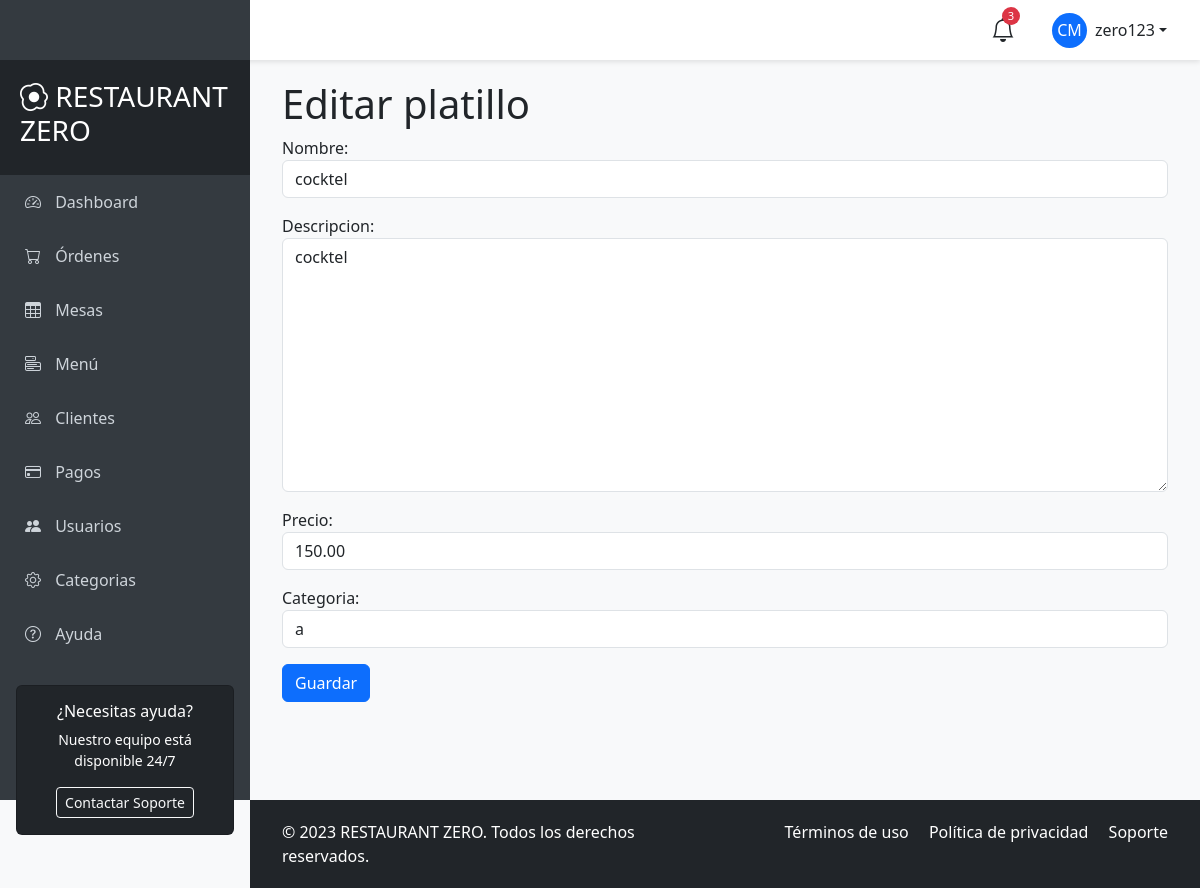
Screenshot of /platillos/platillos/2/edit/ (signed in) with the database file from the repository.
### apps/accounts/models.py (models this page shows)
class AppUser(AbstractUser):
    pass

### apps/platillos/models.py (models this page shows, shortened)
class Platillo(models.Model):
    nombre = models.CharField(max_length=200)
    descripcion = models.TextField()
    precio = models.DecimalField(max_digits=10, decimal_places=2)
    categoria = models.ForeignKey(Categoria, on_delete=models.CASCADE, related_name='platillos')

class Categoria(models.Model):
    nombre = models.CharField(max_length=100)
    def __str__(self):
        return self.nombre

### apps/platillos/views.py (the view)
# urls.py: path('platillos/<int:pk>/edit/', views.PlatilloUpdateView.as_view(), name='platillos_edit'),
class PlatilloUpdateView(LoginRequiredMixin, UpdateView):
    model = Platillo
    form_class = PlatilloForm
    template_name = 'platillos/platillos_edit_form.html'
    success_url = '/platillos/platillos/'

### apps/platillos/forms.py
class PlatilloForm(forms.ModelForm):
    class Meta:
        model = Platillo
        fields = ['nombre', 'descripcion', 'precio', 'categoria']
        widgets = {
            'nombre': forms.TextInput(attrs={'class': 'form-control', 'placeholder': 'Ingrese el nombre del platillo'}),
            'descripcion': forms.Textarea(attrs={'class': 'form-control', 'placeholder': 'Ingrese la descripción del platillo'}),
            'precio': forms.NumberInput(attrs={'class': 'form-control', 'placeholder': 'Ingrese el precio del platillo'}),
            'categoria': forms.Select(attrs={'class': 'form-control'})
        }

### templates/platillos/platillos_edit_form.html (shortened to what this page needs)
{% extends 'main/base_user.html' %}
{% block content %}
<h1>Editar platillo</h1>
<form action="{% url 'platillos:platillos_edit' form.instance.pk %}" method="post">
    {{ form.as_p }}
    <button type="submit" class="btn btn-primary">Guardar</button>
</form>
{% endblock %}

### templates/main/base_user.html (shortened to what this page needs)
<!DOCTYPE html>
<html lang="es">
<head>
    <link href="https://cdn.jsdelivr.net/npm/bootstrap@5.3.0/dist/css/bootstrap.min.css" rel="stylesheet">
    <link rel="stylesheet" href="https://cdn.jsdelivr.net/npm/bootstrap-icons@1.10.0/font/bootstrap-icons.css">
</head>
<body>
    <nav id="sidebar">
        <div class="sidebar-header">
            <h3><i class="bi bi-egg-fried"></i> RESTAURANT ZERO</h3>
        </div>
        <ul class="list-unstyled">
            <li class="active"><a href="#"><i class="bi bi-speedometer2"></i> Dashboard</a></li>
            <li><a href="{% url 'ordenes:ordenes_list' %}"><i class="bi bi-cart"></i> Órdenes</a></li>
            <li><a href="{% url 'ordenes:mesas_list' %}"><i class="bi bi-table"></i> Mesas</a></li>
            <li><a href="{% url 'platillos:platillos_list' %}"><i class="bi bi-menu-button"></i> Menú</a></li>
            <li><a href="#"><i class="bi bi-people"></i> Clientes</a></li>
            <li><a href="{% url 'ordenes:pagos_list' %}"><i class="bi bi-credit-card"></i> Pagos</a></li>
            <li><a href="{% url 'accounts:user_list' %}"><i class="bi bi-people-fill"></i> Usuarios</a> </li>
            <li><a href="{% url 'platillos:categoria_list' %}"><i class="bi bi-gear"></i> Categorias</a></li>
            <li><a href="#"><i class="bi bi-question-circle"></i> Ayuda</a></li>
        </ul>
        <div class="px-3 mt-4">
            <div class="card bg-dark text-white">
                <div class="card-body text-center">
                    <h6>¿Necesitas ayuda?</h6>
                    <p class="small">Nuestro equipo está disponible 24/7</p>
                    <button class="btn btn-sm btn-outline-light">Contactar Soporte</button>
                </div>
            </div>
        </div>
    </nav>
    <header id="header" class="d-flex align-items-center justify-content-between">
        <button type="button" id="sidebarCollapse" class="btn">
        </button>
        <div class="d-flex align-items-center">
            <div class="position-relative me-4">
                <i class="bi bi-bell fs-4"></i>
                <span class="notification-badge">3</span>
            </div>
            <div class="dropdown">
                <button class="btn dropdown-toggle d-flex align-items-center" type="button" id="userDropdown" data-bs-toggle="dropdown" aria-expanded="false">
                    <div class="rounded-circle bg-primary d-flex align-items-center justify-content-center me-2" style="width: 35px; height: 35px;">
                        <span class="text-white">CM</span>
                    </div>
                    {{ request.user.username }}
                </button>
            </div>
        </div>
    </header>
    <div id="content">
        <div class="container-fluid">
            {% block content %}
            {% endblock %}
        </div>
    </div>
    <footer id="footer" class="bg-dark text-white">
        <div class="container-fluid">
            <div class="row">
                <div class="col-md-6">
                    <p class="mb-0">&copy; 2023 RESTAURANT ZERO. Todos los derechos reservados.</p>
                </div>
                <div class="col-md-6 text-md-end">
                    <p class="mb-0">
                        <a href="#" class="text-white text-decoration-none me-3">Términos de uso</a>
                        <a href="#" class="text-white text-decoration-none me-3">Política de privacidad</a>
                        <a href="#" class="text-white text-decoration-none">Soporte</a>
                    </p>
                </div>
            </div>
        </div>
    </footer>
</body>
</html>

### templates/main/base_user.html (style rules this page uses)
:root { --primary-color: #dc3545; --secondary-color: #ffc107; --sidebar-width: 250px; --header-height: 60px; }
body { font-family: 'Segoe UI', Tahoma, Geneva, Verdana, sans-serif; background-color: #f8f9fa; overflow-x: hidden; }
#sidebar { height: 100vh; width: var(--sidebar-width); position: fixed; top: 0; left: 0; background-color: #343a40; color: white; padding-top: var(--header-height); transition: all 0.3s; z-index: 1000; }
#sidebar .sidebar-header { padding: 20px; background-color: #212529; }
#sidebar ul li a { padding: 15px 25px; display: block; color: #ced4da; text-decoration: none; transition: all 0.3s; }
#sidebar ul li a i { margin-right: 10px; width: 20px; text-align: center; }
#header { height: var(--header-height); position: fixed; top: 0; left: 0; right: 0; background-color: white; box-shadow: 0 2px 5px rgba(0,0,0,0.1); z-index: 900; padding: 0 20px; }
#sidebarCollapse { background: transparent; border: none; color: var(--primary-color); font-size: 1.5rem; }
#content { margin-left: var(--sidebar-width); padding: 20px; padding-top: calc(var(--header-height) + 20px); transition: all 0.3s; min-height: 100vh; }
#footer { background-color: #343a40; color: white; padding: 20px; margin-left: var(--sidebar-width); transition: all 0.3s; }
.notification-badge { position: absolute; top: -5px; right: -5px; background-color: var(--primary-color); color: white; border-radius: 50%; width: 18px; height: 18px; font-size: 0.7rem; display: flex; align-items: center; justify-content: center; }

### rows the page displays
AppUser: user.username "zero123"
Platillo: nombre "cocktel", descripcion "cocktel", precio "150.00", categoria "a"
